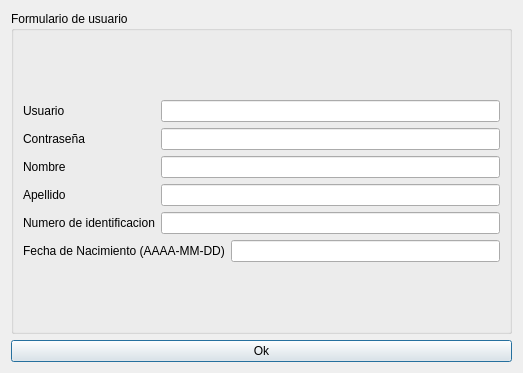
<?xml version="1.0" encoding="UTF-8"?>
<ui version="4.0">
 <class>Crear_usr</class>
 <widget class="QDialog" name="Crear_usr">
  <property name="geometry">
   <rect>
    <x>0</x>
    <y>0</y>
    <width>523</width>
    <height>373</height>
   </rect>
  </property>
  <property name="windowTitle">
   <string>Formulario_usr</string>
  </property>
  <layout class="QGridLayout" name="gridLayout">
   <item row="0" column="0">
    <widget class="QGroupBox" name="groupBox">
     <property name="title">
      <string>Formulario de usuario</string>
     </property>
     <layout class="QGridLayout" name="gridLayout_3">
      <item row="0" column="0">
       <layout class="QGridLayout" name="gridLayout_2">
        <item row="3" column="1" colspan="2">
         <widget class="QLineEdit" name="lineEdit_apellido"/>
        </item>
        <item row="4" column="0">
         <widget class="QLabel" name="label_4">
          <property name="text">
           <string>Numero de identificacion</string>
          </property>
         </widget>
        </item>
        <item row="4" column="1" colspan="2">
         <widget class="QLineEdit" name="lineEdit_ni"/>
        </item>
        <item row="5" column="0" colspan="2">
         <widget class="QLabel" name="label_6">
          <property name="text">
           <string>Fecha de Nacimiento (AAAA-MM-DD)</string>
          </property>
         </widget>
        </item>
        <item row="1" column="1" colspan="2">
         <widget class="QLineEdit" name="lineEdit_ctr"/>
        </item>
        <item row="1" column="0">
         <widget class="QLabel" name="label_3">
          <property name="text">
           <string>Contraseña</string>
          </property>
         </widget>
        </item>
        <item row="3" column="0">
         <widget class="QLabel" name="label_2">
          <property name="text">
           <string>Apellido</string>
          </property>
         </widget>
        </item>
        <item row="5" column="2">
         <widget class="QLineEdit" name="lineEdit_fn"/>
        </item>
        <item row="0" column="0">
         <widget class="QLabel" name="label_5">
          <property name="enabled">
           <bool>true</bool>
          </property>
          <property name="text">
           <string>Usuario</string>
          </property>
         </widget>
        </item>
        <item row="0" column="1" colspan="2">
         <widget class="QLineEdit" name="lineEdit_usr"/>
        </item>
        <item row="2" column="1" colspan="2">
         <widget class="QLineEdit" name="lineEdit_nombre"/>
        </item>
        <item row="2" column="0">
         <widget class="QLabel" name="label">
          <property name="text">
           <string>Nombre </string>
          </property>
         </widget>
        </item>
       </layout>
      </item>
     </layout>
    </widget>
   </item>
   <item row="1" column="0">
    <widget class="QPushButton" name="Ok">
     <property name="text">
      <string>Ok</string>
     </property>
    </widget>
   </item>
  </layout>
 </widget>
 <resources/>
 <connections/>
</ui>
